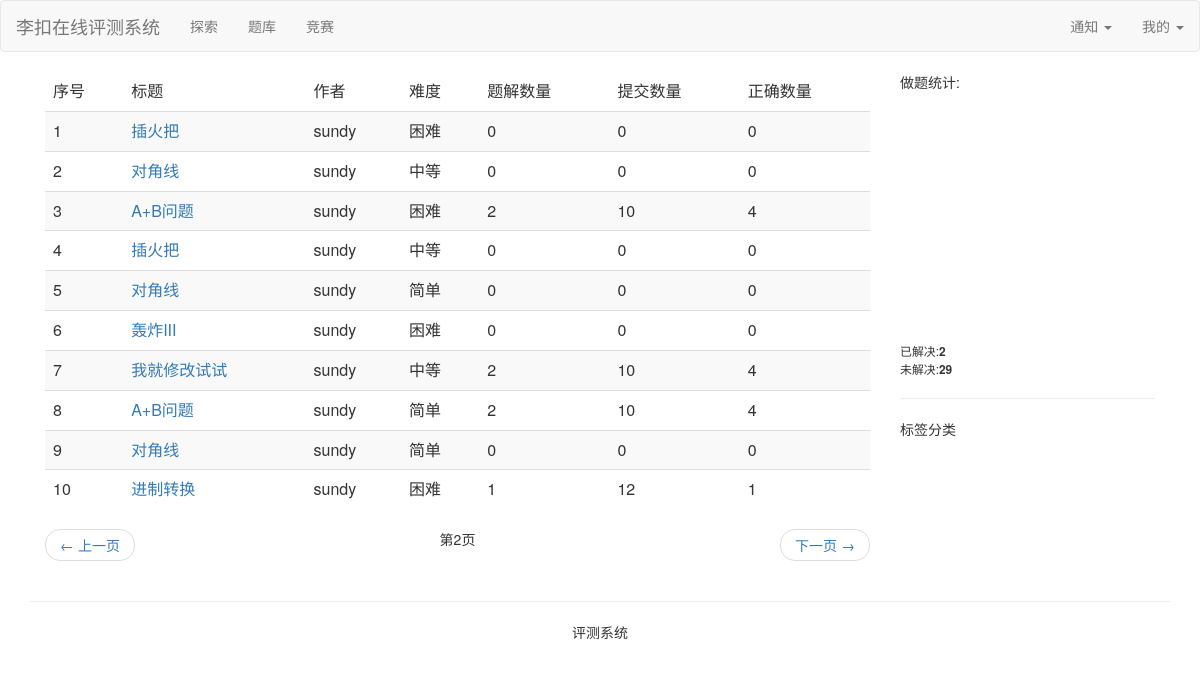
Screenshot of /problem/list/?page=2 (signed in) with the database file from the repository.
### judger_problem/models.py (models this page shows)
class Problem(models.Model):
    @classmethod
    def get_problem_list(cls):
        return cls.objects.all().only("title", "fk_author", "difficulty", "explains", "Submits",
                                      "corrects")
    diff = [
        (0, "简单"),
        (1, "中等"),
        (2, "困难"),
    ]
    title = models.CharField(max_length=128, verbose_name="题目标题")
    problem_content = models.TextField(verbose_name="题目内容")
    problem_input = models.CharField(max_length=128, verbose_name="样例输入")
    problem_output = models.CharField(max_length=128, verbose_name="样例输出")
    create_time = models.DateTimeField(auto_now_add=True, verbose_name="创建题目时间")
    difficulty = models.IntegerField(null=True, choices=diff, verbose_name="难度")
    explains = models.IntegerField(default=0, verbose_name="题目题解数量")
    fk_labels = models.ManyToManyField(to=ProblemLabel, verbose_name="题目标签")
    Submits = models.IntegerField(default=0, verbose_name="总的用户提交次数")
    corrects = models.IntegerField(default=0, verbose_name="总的用户正确次数")
    fk_author = models.ForeignKey(to=User, on_delete=models.CASCADE, verbose_name="作者")
    class Meta:
        verbose_name = "题目列表"
        verbose_name_plural = "题目列表"

### judger_problem/views.py (the view)
# urls.py: path("list/", views.ProblemList.as_view(), name="problemList"),
@method_decorator(login_required, name="dispatch")
class ProblemList(View):
    def get(self, request):
        proble_list_all = Problem.get_problem_list()
        solve_count = len(SubmitStatus.objects.filter(user_code_status="正确", author=request.user))
        problem_count = Problem.objects.count() - solve_count
        pagetor = Paginator(proble_list_all, 10)
        page = request.GET.get('page') if request.GET.get('page') is not None else 1
        proble_lists = pagetor.get_page(page)
        context = {
            "proble_lists": proble_lists,
            "problem_count": problem_count,
            "solve_count": solve_count,
        }
        return render(request, template_name="judger_problem/templates/problem_list.html", context=context)

### templates/judger_problem/templates/problem_list.html (shortened to what this page needs)
{% extends 'base.html' %}
{% block content %}
    <div class="col-md-9">
        <table class="table table-striped">
            <thead>
            <tr>
                <td>序号</td>
                <td>标题</td>
                <td>作者</td>
                <td>难度</td>
                <td>题解数量</td>
                <td>提交数量</td>
                <td>正确数量</td>
            </tr>
            </thead>
            <tbody>
            {% for proble_list in proble_lists %}
                <tr>
                    <td>{{ forloop.counter }}</td>
                    <td><a href="{% url 'problem:problemdetail' proble_list.id %}">{{ proble_list.title }}</a></td>
                    <td>{{ proble_list.fk_author.username }}</td>
                    <td>{{ proble_list.get_difficulty_display }}</td>
                    <td>{{ proble_list.explains }}</td>
                    <td>{{ proble_list.Submits }}</td>
                    <td>{{ proble_list.corrects }}</td>
                </tr>
            {% endfor %}
            </tbody>
        </table>
    <div>
        <ul class="pager">
            {% if proble_lists.has_previous %}
                <li class="previous"><a href="?page={{ proble_lists.previous_page_number }}">&larr; 上一页</a></li>
            {% endif %}
            <li class="">第{{ proble_lists.number }}页</li>
            {% if proble_lists.has_next %}
                <li class="next"><a href="?page={{ proble_lists.next_page_number }}">下一页 &rarr;</a></li>
            {% endif%}
        </ul>
    </div>
    </div>
    <div class="col-md-3" style="">
            <div>
                做题统计:
                <div id="main" style="width: 250px;height:250px;"></div>
                <small>已解决:<b>{{ solve_count }}</b></small>
                <br>
                <small>未解决:<b>{{ problem_count }}</b></small>
            </div>
        <hr>
        <div>
            标签分类
        </div>
    </div>
{% endblock %}

### rows the page displays
Problem: title "插火把", fk_author.username "sundy", difficulty "困难", explains "0", Submits "0", corrects "0"
Problem: title "对角线", fk_author.username "sundy", difficulty "中等", explains "0", Submits "0", corrects "0"
Problem: title "A+B问题", fk_author.username "sundy", difficulty "困难", explains "2", Submits "10", corrects "4"
Problem: title "插火把", fk_author.username "sundy", difficulty "中等", explains "0", Submits "0", corrects "0"
Problem: title "对角线", fk_author.username "sundy", difficulty "简单", explains "0", Submits "0", corrects "0"
Problem: title "轰炸III", fk_author.username "sundy", difficulty "困难", explains "0", Submits "0", corrects "0"
Problem: title "我就修改试试", fk_author.username "sundy", difficulty "中等", explains "2", Submits "10", corrects "4"
Problem: title "A+B问题", fk_author.username "sundy", difficulty "简单", explains "2", Submits "10", corrects "4"
Problem: title "对角线", fk_author.username "sundy", difficulty "简单", explains "0", Submits "0", corrects "0"
Problem: title "进制转换", fk_author.username "sundy", difficulty "困难", explains "1", Submits "12", corrects "1"

### other values shown
{{ proble_lists.number }} "2"
{{ solve_count }} "2"
{{ problem_count }} "29"
